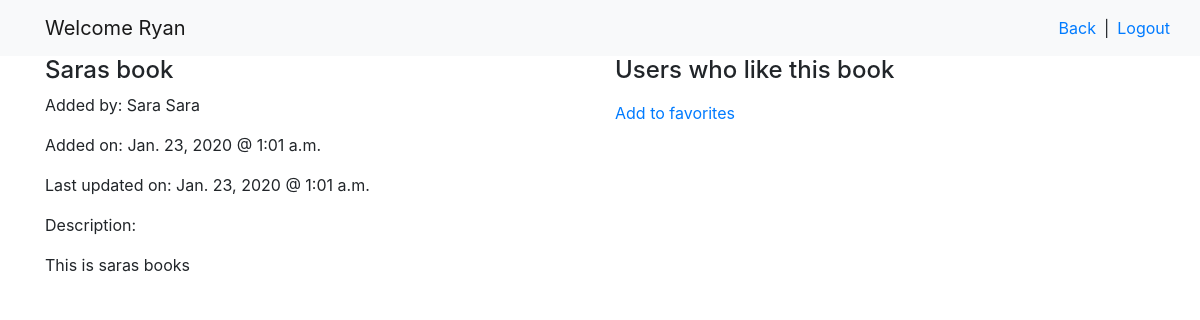
Screenshot of /books/2 (signed in) with the database file from the repository.
### books_app/models.py (models this page shows)
class User(models.Model):
    first_name = models.CharField(max_length=255)
    last_name = models.CharField(max_length=255)
    email = models.CharField(max_length=255)
    password = models.CharField(max_length=255)
    objects = LoginManager()
    created_at = models.DateTimeField(auto_now_add=True)
    updated_at = models.DateTimeField(auto_now=True)

class Book(models.Model):
    creator = models.ForeignKey(User, related_name="created_books", on_delete=models.CASCADE)
    favorites = models.ManyToManyField(User, related_name="favorites")
    title = models.CharField(max_length=255)
    desc = models.TextField()
    objects = BookManager()
    created_at = models.DateTimeField(auto_now_add=True)
    updated_at = models.DateTimeField(auto_now=True)

### books_app/views.py (the view, shortened to what this page needs)
# urls.py: path('books/<int:book_id>', views.show),
def show(request, book_id):
    if request.method == 'GET':
        if not request.session['userid']:
            return redirect('/')
        context = {
            'user': User.objects.get(id=request.session['userid']),
            'book': Book.objects.get(id=book_id)
        }
        return render(request, 'show.html', context)

### books_app/templates/show.html (shortened to what this page needs)
<!DOCTYPE html>
<html lang="en">
<head>
    <link rel="stylesheet" href="https://stackpath.bootstrapcdn.com/bootstrap/4.4.1/css/bootstrap.min.css">
</head>
<body>
    <nav class="navbar navbar-light bg-light">
        <div class="container">
            <a class="navbar-brand">Welcome {{ user.first_name }}</a>
            <div class="justify-content-end">
                <div class='row'>
                    <a href="/books" class="navbar-item mr-2">Back</a>
                    <span> | </span>
                    <a href="/logout" class="navbar-item ml-2">Logout</a>
                </div>
            </div>
        </div>
    </nav>
    <div class="container">
        <div class="row">
            <div class="col">
                {% if book.creator == user %}
                {% if messages %}
                <ul class="messages">
                    {% for message in messages %}
                        <li {% if message.tags %} class="{{ message.tags }}"{% endif %}>{{ message }}</li>
                    {% endfor %}
                </ul>
                {% endif %}
                    <form action="/books/{{book.id}}" method="POST">
                        {% csrf_token %}
                        <input type="hidden" name="book_id" value="{{book.id}}">
                        <input class="form-control" type="text" name="title" value="{{ book.title }}">
                {% else %}
                        <h4>{{ book.title }}</h4>
                {% endif %}
                <p>Added by: {{book.creator.first_name}} {{book.creator.last_name}}</p>
                <p>Added on: {{book.created_at|date:"N d, Y @ g:h a"}}</p>
                <p>Last updated on: {{book.updated_at|date:"N d, Y @ g:h a"}}</p>
                {% if book.creator == user %}
                        <p>Description: </p>
                        <textarea class="form-control" name="desc" rows="3">{{ book.desc }}</textarea>
                        <button type="submit" class="btn btn-primary">Update</button>
                        <a href="/delete/{{book.id}}" class="btn btn-danger">Delete</a>
                    </form>
                {% else %}
                    <p>Description: </p>
                    <p>{{ book.desc }}</p>
                {% endif %}
            </div>
            <div class="col">
                <h4>Users who like this book</h4>
                {% if user not in book.favorites.all %}
                <a href="/favorite/{{book.id}}">Add to favorites</a>
                {% endif %}
            </div>
        </div>
    </div>
</body>
</html>

### rows the page displays
User: first_name "Ryan"
Book: title "Saras book", creator.first_name "Sara", creator.last_name "Sara", created_at "Jan. 23, 2020 @ 1:01 a.m.", updated_at "Jan. 23, 2020 @ 1:01 a.m.", desc "This is saras books"
